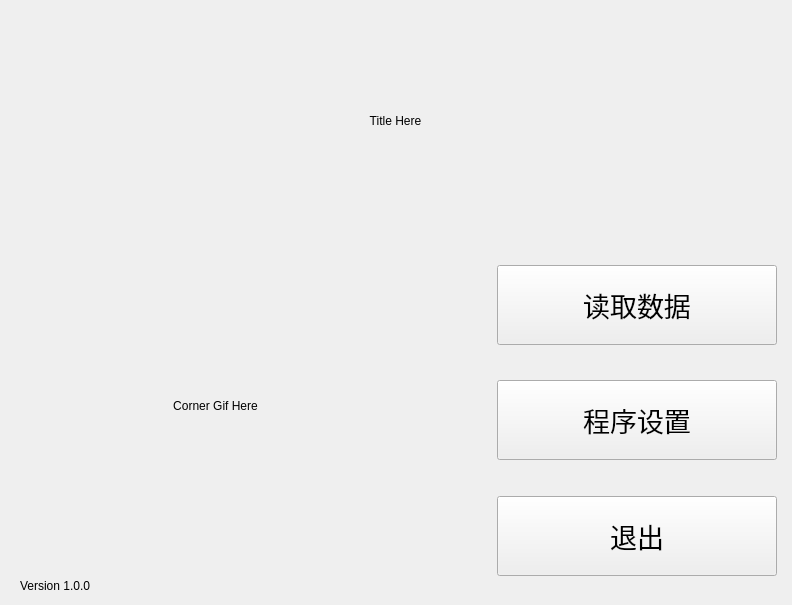
    <widget class="QWidget" name="Start">
     <property name="enabled">
      <bool>true</bool>
     </property>
     <property name="sizePolicy">
      <sizepolicy hsizetype="Preferred" vsizetype="Preferred">
       <horstretch>0</horstretch>
       <verstretch>0</verstretch>
      </sizepolicy>
     </property>
     <widget class="QLabel" name="TitlePic">
      <property name="geometry">
       <rect>
        <x>10</x>
        <y>10</y>
        <width>771</width>
        <height>221</height>
       </rect>
      </property>
      <property name="text">
       <string>Title Here</string>
      </property>
      <property name="scaledContents">
       <bool>true</bool>
      </property>
      <property name="alignment">
       <set>Qt::AlignCenter</set>
      </property>
     </widget>
     <widget class="QLabel" name="CornerPic">
      <property name="geometry">
       <rect>
        <x>30</x>
        <y>240</y>
        <width>371</width>
        <height>331</height>
       </rect>
      </property>
      <property name="text">
       <string>Corner Gif Here</string>
      </property>
      <property name="scaledContents">
       <bool>true</bool>
      </property>
      <property name="alignment">
       <set>Qt::AlignCenter</set>
      </property>
     </widget>
     <widget class="QLabel" name="VersionText">
      <property name="geometry">
       <rect>
        <x>20</x>
        <y>575</y>
        <width>371</width>
        <height>21</height>
       </rect>
      </property>
      <property name="text">
       <string>Version 1.0.0</string>
      </property>
     </widget>
     <widget class="QWidget" name="verticalLayoutWidget">
      <property name="geometry">
       <rect>
        <x>492</x>
        <y>250</y>
        <width>291</width>
        <height>341</height>
       </rect>
      </property>
      <layout class="QVBoxLayout" name="StartButtons">
       <item alignment="Qt::AlignHCenter|Qt::AlignVCenter">
        <widget class="QPushButton" name="ReadDataButton">
         <property name="sizePolicy">
          <sizepolicy hsizetype="Fixed" vsizetype="Fixed">
           <horstretch>0</horstretch>
           <verstretch>0</verstretch>
          </sizepolicy>
         </property>
         <property name="minimumSize">
          <size>
           <width>280</width>
           <height>80</height>
          </size>
         </property>
         <property name="font">
          <font>
           <family>华文彩云</family>
           <pointsize>20</pointsize>
           <bold>false</bold>
          </font>
         </property>
         <property name="text">
          <string>读取数据</string>
         </property>
        </widget>
       </item>
       <item alignment="Qt::AlignHCenter|Qt::AlignVCenter">
        <widget class="QPushButton" name="ProgramSettingButton">
         <property name="sizePolicy">
          <sizepolicy hsizetype="Fixed" vsizetype="Fixed">
           <horstretch>0</horstretch>
           <verstretch>0</verstretch>
          </sizepolicy>
         </property>
         <property name="minimumSize">
          <size>
           <width>280</width>
           <height>80</height>
          </size>
         </property>
         <property name="font">
          <font>
           <family>华文彩云</family>
           <pointsize>20</pointsize>
          </font>
         </property>
         <property name="text">
          <string>程序设置</string>
         </property>
        </widget>
       </item>
       <item alignment="Qt::AlignHCenter|Qt::AlignVCenter">
        <widget class="QPushButton" name="ExitButton">
         <property name="sizePolicy">
          <sizepolicy hsizetype="Fixed" vsizetype="Fixed">
           <horstretch>0</horstretch>
           <verstretch>0</verstretch>
          </sizepolicy>
         </property>
         <property name="minimumSize">
          <size>
           <width>280</width>
           <height>80</height>
          </size>
         </property>
         <property name="font">
          <font>
           <family>华文彩云</family>
           <pointsize>20</pointsize>
          </font>
         </property>
         <property name="text">
          <string>退出</string>
         </property>
        </widget>
       </item>
      </layout>
     </widget>
    </widget>
